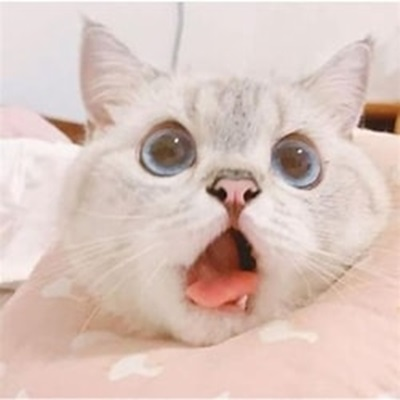
#> input picture day09/cat.jpg, 400 x 400 px, found by its file name
$ python p59_opencv.py
#> lines starting #> are read from the running program, lines starting #| are printed output that depends on the picture
# file: p59_opencv.py
# desc: OpenCV 활용

# OpenCV 실시간 이미지 프로세싱 라이브러리
'''
> pip install opencv-python
'''
import cv2

#print(cv2.__version__) # 설치 확인용

image = cv2.imread('./day09/cat.jpg', cv2.IMREAD_UNCHANGED) # cv.2 IMREAD_GRAYSCALE > 칼라이미지를 흑백으로 전환
#> image is the input picture: shape (400, 400, 3); mean B, G, R 188.3, 196.1, 217.5
gray = cv2.cvtColor(image, cv2.COLOR_BGR2GRAY)
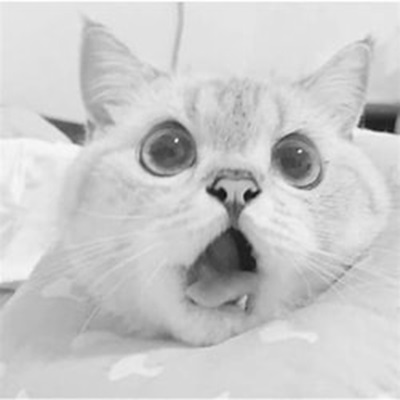
#> gray: shape (400, 400); min 13, max 255, mean 201.6

height, width, channel = image.shape
#> height = 400; width = 400; channel = 3
print(width,height,channel)
#| 400 400 3

sizeSmall = cv2.resize(image, (width//2, height//2))

# img_cropped = image[:(height//2),:(width//2)] # y축, x축
img_cropped = image[:,:(width//2)] # x축을 반으로 잘라 반만 나오도록
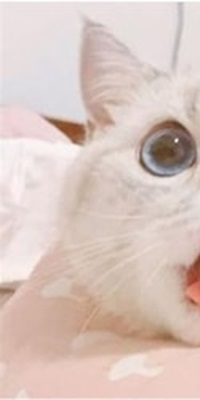
#> img_cropped: shape (400, 200, 3); mean B, G, R 190.9, 198.3, 217.7


cv2.imshow('cat, color', image) # 원본
cv2.imshow('Reduced cat', sizeSmall) # 반으로 줄인 사이즈
cv2.imshow('cat, gray', gray) # 흑백
cv2.imshow('Half cat', img_cropped) # 흑백


cv2.waitKey(0)
cv2.destroyAllWindows()
